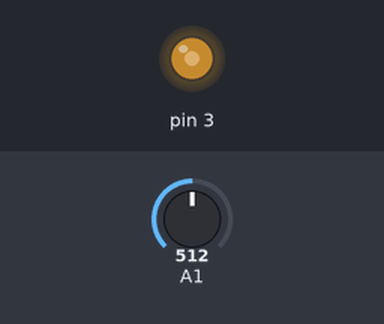
Bench run of a sketch on a simulated Arduino Uno, built with avr-gcc and run on an emulated ATmega328P. On the bench: output pins drawn as LEDs (lit = HIGH). The test bench sets the inputs (shaded band); at power-on: A1 = 512.

Above: at 1.2 s.
1.3 s: A1 set to 716
At 2.3 s:
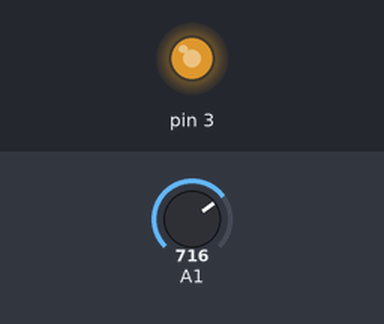
2.8 s: A1 set to 900
At 3.4 s:
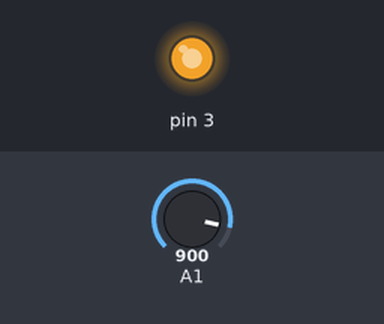
4.3 s: A1 set to 122
At 5.5 s:
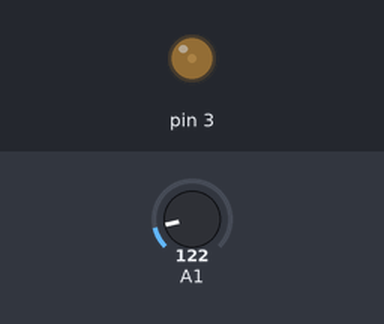
5.8 s: A1 set to 0
At 7.1 s:
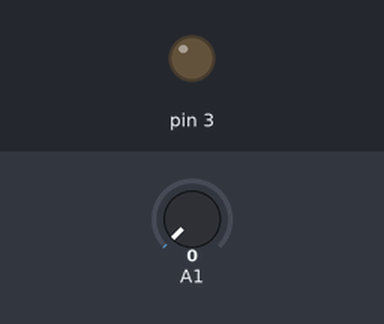
Timing chart, 0 to 8.3 s (numbered marks = the images above; inputs shaded):
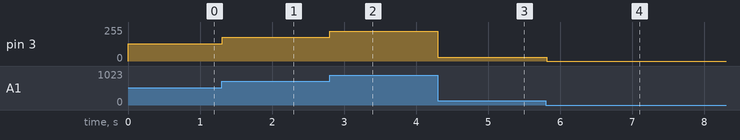

The sketch:

hw3-1.ino
```cpp
void setup() {
}

void loop() {
  analogWrite(3, analogRead(A1) / 4);
  delay(10);
}
```

Measured:
- after the input at 1.3 s, pin 3: 128/255 → 179/255 at once
- after the input at 2.8 s, pin 3: 179/255 → 225/255 at once
- after the input at 4.3 s, pin 3: 225/255 → 30/255 at once
- after the input at 5.8 s, pin 3: 30/255 → 0/255 at once
